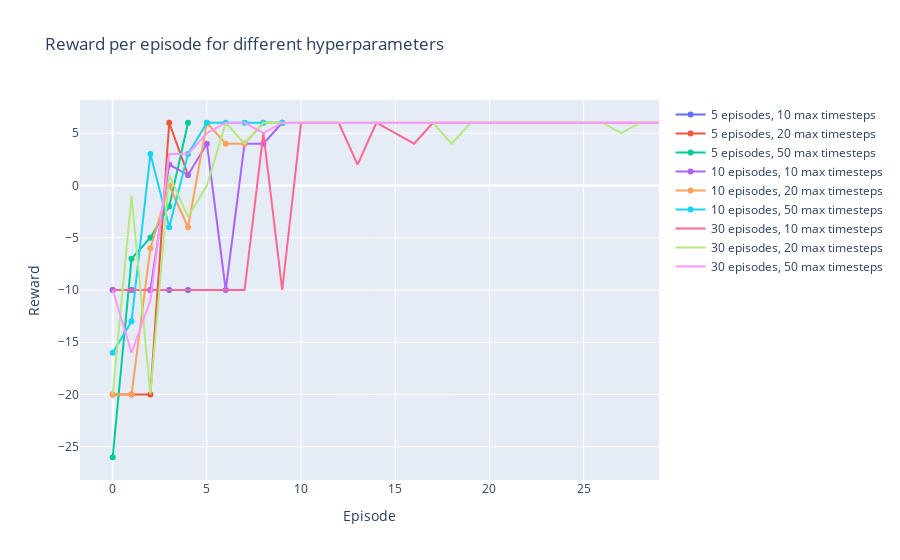

Write notebook code for a chart like this one.
### Markdown cell above
The best trial achieved a negative value of -5.874, which is the objective function that the hyperparameter optimization algorithm minimized. The optimal hyperparameters found by the algorithm were alpha=0.490, gamma=0.5, epsilon=0.015, num_episodes=1000, and max_timesteps=500.

After training the agent with the best hyperparameters, it was tested over 200 episodes, and the results were as follows: the average reward obtained was 5.6, the standard deviation of rewards was 2.328, the minimum reward achieved was -14, and the maximum reward obtained was 6. These results indicate that the agent was able to learn the task successfully, as the average reward was positive and relatively high, and the standard deviation was relatively low. However, there was still some variance in the rewards obtained, as indicated by the range between the minimum and maximum rewards. Overall, the results show that the hyperparameter optimization algorithm was able to find a good set of hyperparameters that allowed the agent to perform well in the task.

### Code cell
import plotly.graph_objs as go

# Plot results for different hyperparameters
num_episodes = [5, 10, 30]
max_timesteps = [10, 20, 50]
data = []

for i, n in enumerate(num_episodes):
    for j, m in enumerate(max_timesteps):
        agent = SARSAAgent(env.action_space, env.observation_space,
                           alpha=best_alpha, gamma=best_gamma, epsilon=best_epsilon)
        rewards = []
        for k in range(n):
            obs = env.reset()
            done = False
            episode_reward = 0
            for l in range(m):
                action = agent.act(obs, episode_reward, done)
                next_obs, reward, done, _ = env.step(action)
                next_action = agent.act(next_obs, reward, done)
                agent.learn(obs, action, reward, next_obs, next_action, done)
                obs = next_obs
                episode_reward += reward
                if done:
                    break
            rewards.append(episode_reward)

        # Create trace for each hyperparameter combination
        trace = go.Scatter(
            x=list(range(n)),
            y=rewards,
            name=f"{n} episodes, {m} max timesteps"
        )

        # Append trace to data list
        data.append(trace)

# Set layout for plot
layout = go.Layout(
    title="Reward per episode for different hyperparameters",
    xaxis=dict(title="Episode"),
    yaxis=dict(title="Reward")
)

# Create figure object
fig = go.Figure(data=data, layout=layout)

# Show plot
fig.show()

### Figure 1 — Plotly figure (JSON) as saved in the notebook; plotly's stock layout.template omitted (floating-point values rounded to 4 significant figures)
{"data": [{"name": "5 episodes, 10 max timesteps", "type": "scatter", "x": [0, 1, 2, 3, 4], "y": [-10, -10, -10, -10, -10]}, {"name": "5 episodes, 20 max timesteps", "type": "scatter", "x": [0, 1, 2, 3, 4], "y": [-20, -20, -20, 6, 1]}, {"name": "5 episodes, 50 max timesteps", "type": "scatter", "x": [0, 1, 2, 3, 4], "y": [-26, -7, -5, -2, 6]}, {"name": "10 episodes, 10 max timesteps", "type": "scatter", "x": [0, 1, 2, 3, 4, 5, 6, 7, 8, 9], "y": [-10, -10, -10, 2, 1, 4, -10, 4, 4, 6]}, {"name": "10 episodes, 20 max timesteps", "type": "scatter", "x": [0, 1, 2, 3, 4, 5, 6, 7, 8, 9], "y": [-20, -20, -6, 0, -4, 6, 4, 4, 6, 6]}, {"name": "10 episodes, 50 max timesteps", "type": "scatter", "x": [0, 1, 2, 3, 4, 5, 6, 7, 8, 9], "y": [-16, -13, 3, -4, 3, 6, 6, 6, 6, 6]}, {"name": "30 episodes, 10 max timesteps", "type": "scatter", "x": [0, 1, 2, 3, 4, 5, 6, 7, 8, 9, 10, 11, 12, 13, 14, 15, 16, 17, 18, 19, 20, 21, 22, 23, 24, 25, 26, 27, 28, 29], "y": [-10, -10, -10, -10, -10, -10, -10, -10, 5, -10, 6, 6, 6, 2, 6, 5, 4, 6, 6, 6, 6, 6, 6, 6, 6, 6, 6, 6, 6, 6]}, {"name": "30 episodes, 20 max timesteps", "type": "scatter", "x": [0, 1, 2, 3, 4, 5, 6, 7, 8, 9, 10, 11, 12, 13, 14, 15, 16, 17, 18, 19, 20, 21, 22, 23, 24, 25, 26, 27, 28, 29], "y": [-20, -1, -20, 1, -3, 0, 6, 4, 6, 6, 6, 6, 6, 6, 6, 6, 6, 6, 4, 6, 6, 6, 6, 6, 6, 6, 6, 5, 6, 6]}, {"name": "30 episodes, 50 max timesteps", "type": "scatter", "x": [0, 1, 2, 3, 4, 5, 6, 7, 8, 9, 10, 11, 12, 13, 14, 15, 16, 17, 18, 19, 20, 21, 22, 23, 24, 25, 26, 27, 28, 29], "y": [-10, -16, -11, 3, 3, 5, 6, 6, 5, 6, 6, 6, 6, 6, 6, 6, 6, 6, 6, 6, 6, 6, 6, 6, 6, 6, 6, 6, 6, 6]}], "layout": {"title": {"text": "Reward per episode for different hyperparameters"}, "xaxis": {"title": {"text": "Episode"}}, "yaxis": {"title": {"text": "Reward"}}}}
